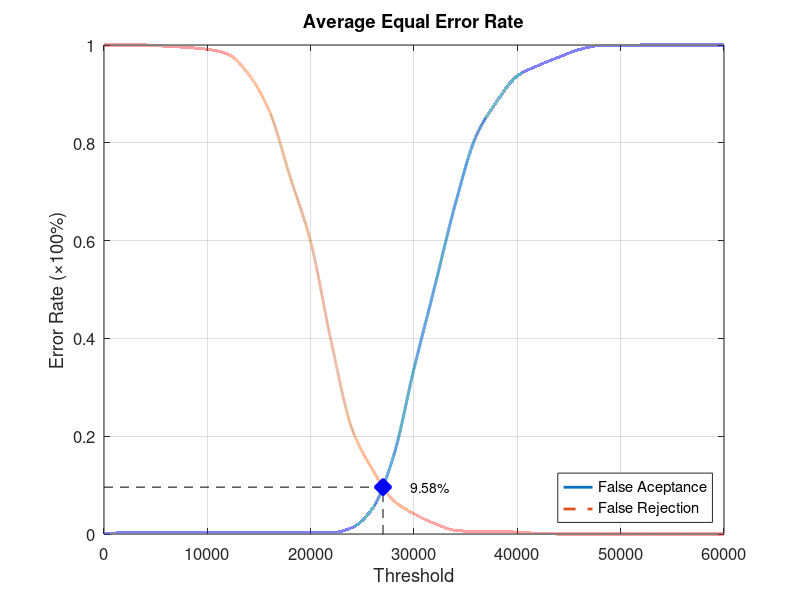
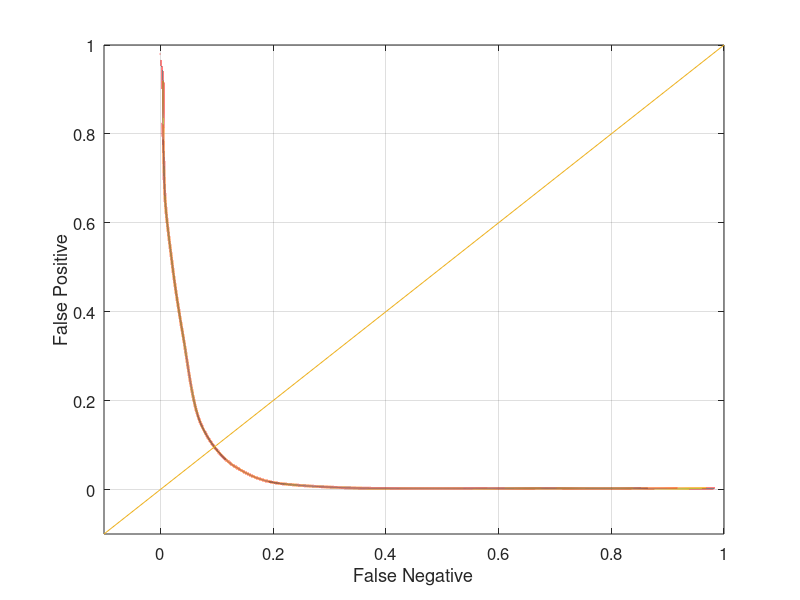

Reproduce these figures in MATLAB, in order.
function yEER = Experiment2Average
close all;
clear;
clc;
x = 0:2000:60000;
xq = 0:0.5:60000;

y0 = [0 0.00263158 0.00263158 0.00263158 0.00263158 0.00263158 0.00263158 0.00263158 0.00263158 0.00263158 0.00263158 0.00263158 0.0131579 0.0526316 0.157895 0.338158 0.505263 0.675 0.813158 0.884211 0.936842 0.957895 0.975 0.990789 0.998684 0.998684 1 1 1 1 1];
yy0 = interp1(x, y0, xq, 'pchip');
y1 = [1 1 1 0.9975 0.995 0.99125 0.98125 0.94 0.865 0.73125 0.5975 0.3925 0.215 0.13125 0.06875 0.04125 0.02125 0.0075 0.005 0.005 0.00375 0.00125 0 0 0 0 0 0 0 0 0];
yy1 = interp1(x, y1, xq, 'pchip');

% Calculating EER: 
y2 = abs(y0 - y1);
find(y2 == min(y2))
yy2 = abs(yy0 - yy1);
xEER = find(yy2 == min(yy2));
xEERIndex = xq(xEER) % X-axis EER
yEER = yy0(xEER) % Y-axis EER

main = figure
plot(xq, yy0,'-','LineWidth', 2);	hold on
plot(xq, yy1,'--','LineWidth', 2);	hold on
plot([xEERIndex xEERIndex], [0 yEER], 'k--');	hold on
plot([0 xEERIndex], [yEER yEER], 'k--');	hold on
plot(xEERIndex, yEER, 'bx', 'LineWidth', 10);	hold on
text(xEERIndex + 10 * xEERIndex / 100, yEER, [num2str(round((10000 * yEER)) / 100) '%'])
legend('False Aceptance', 'False Rejection', 'Location', 'SouthEast')
xlabel('Threshold')
ylabel('Error Rate (\times100%)')
title('Average Equal Error Rate')
set(gca, 'FontSize', 12)
axis([0 60000 0 1])
grid on

print(main, 'Experiment2AverageMain', '-dpng');
FNRxFPR = figure('Color', [1 1 1]);
plot(yy1, yy0, '-', yy1, yy0, 'LineWidth', 2);
hold on
y = -0.1:0.1:1
plot(y, y); 
set(gca, 'FontSize', 12)
xlabel('False Negative')
ylabel('False Positive')
axis([-0.1 1 -0.1 1])
set(gca, 'FontSize', 12)
grid on

print(FNRxFPR, 'Experiment2AverageFNRxFPR','-dpng');
end
